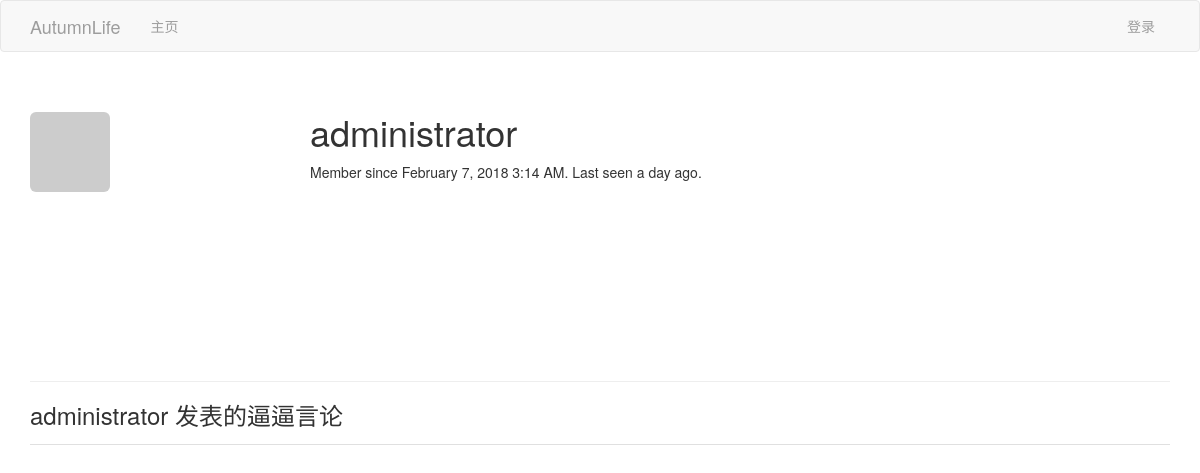
The page /user/administrator on the database as committed earlier.
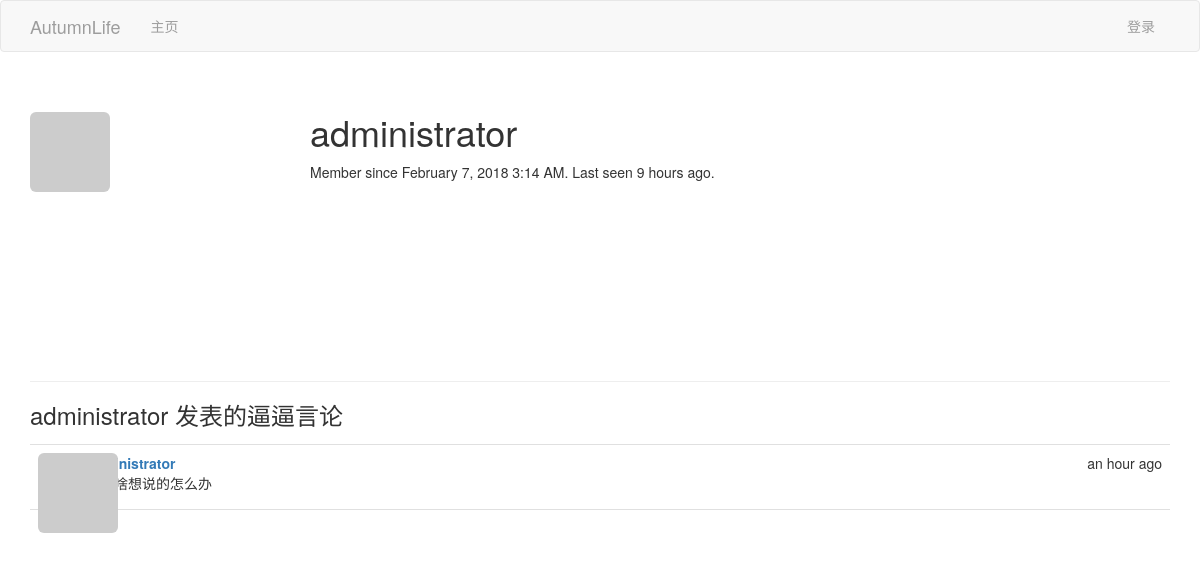
The same page on the database as committed later.
### app/models.py (models this page shows, shortened)
class User(UserMixin, db.Model):
    __tablename__ = 'users'
    id = db.Column(db.Integer, primary_key=True)
    email = db.Column(db.String(64), unique=True, index=True)
    username = db.Column(db.String(64), unique=True, index=True)
    role_id = db.Column(db.Integer, db.ForeignKey('roles.id'))
    sex = db.Column(db.Integer, default=1)
    password_hash = db.Column(db.String(128))
    confirmed = db.Column(db.Boolean, default=False)
    name = db.Column(db.String(64))
    location = db.Column(db.String(64))  # 所在地
    about_me = db.Column(db.Text())  # 自我介绍
    member_since = db.Column(db.DateTime(),  default=datetime.now) # 注册日期
    last_seen = db.Column(db.DateTime(), default=datetime.now)  # 最后访问日期
    avatar_hash = db.Column(db.String(32))
    posts = db.relationship('Post', backref='author', lazy='dynamic')
    @property
    def password(self):     # 试图读取password的值将会报错
        raise AttributeError('password is not a readable attribute')
    def gravatar(self, size=100, default='identicon', rating='g'):
        if request.is_secure:
            url = 'https://secure.gravatar.com/avatar'
        else:
            url = 'http://www.gravatar.com/avatar'
        hhash = self.avatar_hash or hashlib.md5(self.email.encode('utf-8')).hexdigest()
        return '{url}/{hhash}?s={size}&d={default}&r={rating}'.format(
            url=url, hhash=hhash, size=size, default=default, rating=rating
        )

class Post(db.Model):
    __tablename__='posts'
    id = db.Column(db.Integer, primary_key=True)
    body = db.Column(db.Text)
    timestamp = db.Column(db.DateTime, index=True, default=datetime.now)
    author_id = db.Column(db.Integer, db.ForeignKey('users.id'))

### app/main/views.py (the view)
@main.route('/user/<username>')
def user(username):
    user = User.query.filter_by(username=username).first()
    if user is None:
        abort(404)
    posts = user.posts.order_by(Post.timestamp.desc()).all()
    return render_template('user.html', user=user, posts=posts)

### app/auth/views.py (called while the page is built)
@auth.before_app_request
def before_request():
    if current_user.is_authenticated:
        current_user.ping()
        if not current_user.confirmed \
                and request.endpoint[:5] != 'auth.' \
                and request.endpoint != 'static':
            return redirect(url_for('auth.unconfirmed'))

### app/main/__init__.py (called while the page is built)
@main.app_context_processor
def inject_permissions():
    return dict(Permission=Permission)

### app/models.py (called while the page is built)
    def is_administrator(self):
        return False

### app/templates/user.html (shortened to what this page needs)
{% extends "base.html" %}
{% block page_content %}
<div class="page-header">
    <img class="img-rounded profile-thumbnail" src="{{ user.gravatar(size=256) }}">
    <div class="profile-header">
        <h1>{{ user.username }}</h1>
        <p>
            Member since {{ moment(user.member_since).format('LLL') }}.
            Last seen {{ moment(user.last_seen).fromNow() }}.
        </p>
    </div>
</div>
<h3>{{ user.username }} 发表的逼逼言论</h3>
{% include '_posts.html' %}
{% endblock %}

### app/templates/base.html (shortened to what this page needs)
{% extends "bootstrap/base.html" %}
{% block head %}
    {{ super() }}
    <link rel="stylesheet" type="text/css" href="{{ url_for('static', filename='styles.css') }}">
{% endblock %}
{% block navbar %}
    <div class="navbar navbar-inverse" role="navigtion">
    <div class="container">
        <div class="navbar-header">
            <a href="/" class="navbar-brand">AutumnLife</a>
        </div>
        <div class="navbar-collapse collapse">
            <ul class="nav navbar-nav">
                <li><a href="/">主页</a></li>
            </ul>
            <ul class="nav navbar-nav navbar-right">
                {% if current_user.is_authenticated %}
                <li class="dropdown">
                    <a href="#" class="dropdown-toggle" data-toggle="dropdown">
                        <img src="{{ current_user.gravatar(size=35) }}">
                        {{ current_user.username }} <b class="caret"></b>
                    </a>
                    <ul class="dropdown-menu">
                        <li><a href="{{ url_for('auth.change_password') }}">修改密码</a></li>
                        <li><a href="{{ url_for('auth.logout') }}">注销</a></li>
                    </ul>
                </li>
                {% else %}
                <li><a href="{{ url_for('auth.login') }}">登录</a></li>
                {% endif %}
            </ul>
        </div>
    </div>
</div>
{% endblock %}
{% block content %}
    <div class="container">
    {% block page_content %}{% endblock %}
    </div>
{% endblock %}

### app/templates/_posts.html
<ul class="posts">
{% for post in posts %}
<li class="post">
    <div class="profile-thumbnail">
    <a href="{{ url_for('.user', username=post.author.username) }}">
        <img class="img-rounded profile-thumbnail" src="{{ post.author.gravatar(size=40) }}">
    </a>
    </div>
    <div class="post-content">
    <div class="post-date">{{ moment(post.timestamp).fromNow() }}</div>
    <div class="post-author">
        <a href="{{ url_for('.user', username=post.author.username) }}">
        {{ post.author.username }}
        </a>
    </div>
    <div class="post-body">{{ post.body }}</div>
    </div>
</li>
{% endfor %}
</ul>

### app/static/styles.css (style rules this page uses)
.navbar-inverse { background-color: #f8f8f8; border-color: #e7e7e7; }
.profile-thumbnail { position: absolute; }
.profile-header { min-height: 260px; margin-left: 280px; }
ul.posts { list-style-type: none; padding: 0px; margin: 16px 0px 0px 0px; border-top: 1px solid #e0e0e0; }
ul.posts li.post { padding: 8px; border-bottom: 1px solid #e0e0e0; }
div.post-date { float: right; }
div.post-author { font-weight: bold; }
div.post-content { margin-left: 48px; min-height: 48px; }

Rows that differ between the two databases and show on the page:
changed User "administrator": last_seen "a day ago" → "9 hours ago"
now on this page (row edited): Post: timestamp "an hour ago", author.username "administrator", body "我没啥想说的怎么办"
